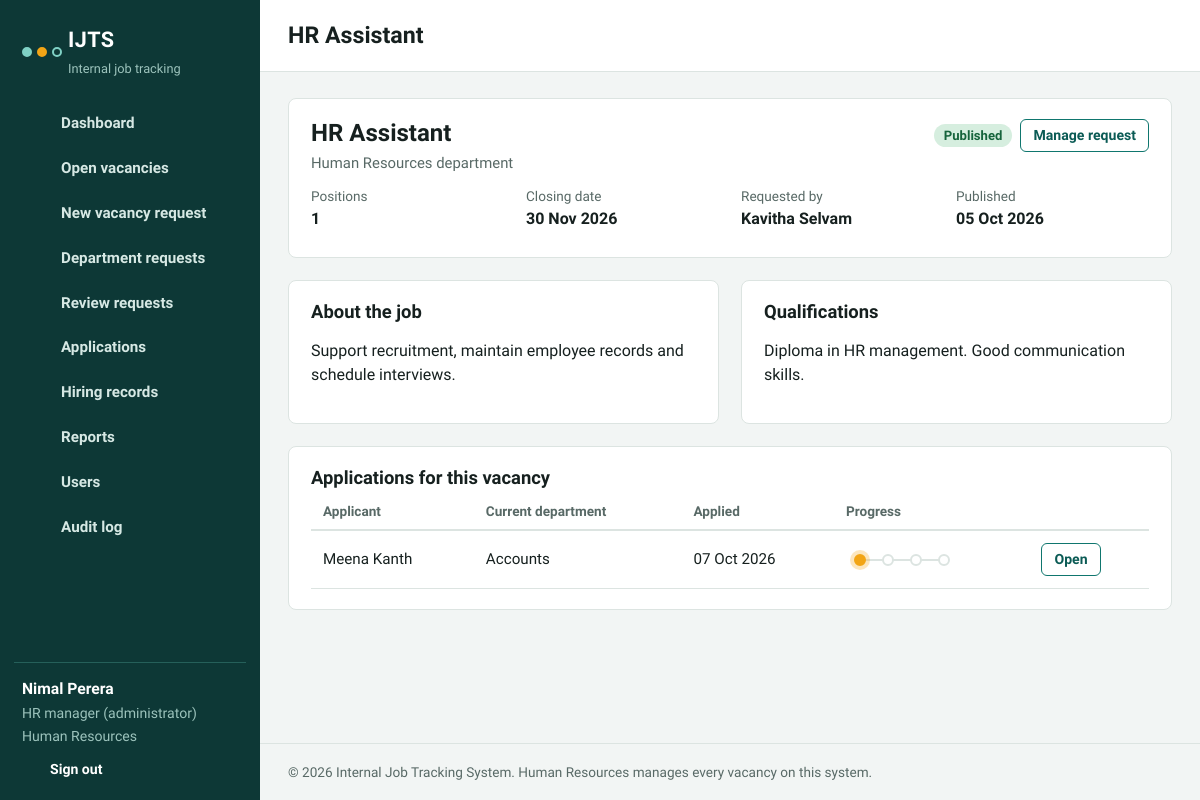
The app's page /vacancy_view.php?id=6 (signed in) with its own data.
### tables this page shows
CREATE TABLE users (
  id INT UNSIGNED AUTO_INCREMENT PRIMARY KEY,
  full_name VARCHAR(100) NOT NULL,
  email VARCHAR(120) NOT NULL UNIQUE,
  password_hash VARCHAR(255) NOT NULL,
  role ENUM('admin','hr','manager','employee') NOT NULL DEFAULT 'employee',
  department_id INT UNSIGNED NOT NULL,
  status ENUM('Active','Inactive') NOT NULL DEFAULT 'Active',
  created_at TIMESTAMP DEFAULT CURRENT_TIMESTAMP,
  FOREIGN KEY (department_id) REFERENCES departments(id)
);

CREATE TABLE departments (
  id INT UNSIGNED AUTO_INCREMENT PRIMARY KEY,
  name VARCHAR(80) NOT NULL UNIQUE
);

CREATE TABLE vacancies (
  id INT UNSIGNED AUTO_INCREMENT PRIMARY KEY,
  title VARCHAR(150) NOT NULL,
  department_id INT UNSIGNED NOT NULL,
  requested_by INT UNSIGNED NOT NULL,
  positions TINYINT UNSIGNED NOT NULL DEFAULT 1,
  description TEXT NOT NULL,
  qualifications TEXT NOT NULL,
  justification TEXT NULL,
  closing_date DATE NOT NULL,
  status ENUM('Pending','Approved','Published','Returned','Rejected','Closed','Filled') NOT NULL DEFAULT 'Pending',
  hr_comment TEXT NULL,
  reviewed_by INT UNSIGNED NULL,
  created_at TIMESTAMP DEFAULT CURRENT_TIMESTAMP,
  published_at DATETIME NULL,
  FOREIGN KEY (department_id) REFERENCES departments(id),
  FOREIGN KEY (requested_by) REFERENCES users(id),
  FOREIGN KEY (reviewed_by) REFERENCES users(id),
  INDEX idx_vac_status (status)
);

CREATE TABLE applications (
  id INT UNSIGNED AUTO_INCREMENT PRIMARY KEY,
  vacancy_id INT UNSIGNED NOT NULL,
  user_id INT UNSIGNED NOT NULL,
  cover_note TEXT NULL,
  cv_file VARCHAR(100) NULL,
  status ENUM('Received','Shortlisted','Interview','Selected','Rejected','On Hold') NOT NULL DEFAULT 'Received',
  applied_at TIMESTAMP DEFAULT CURRENT_TIMESTAMP,
  UNIQUE KEY uq_vac_user (vacancy_id, user_id),
  FOREIGN KEY (vacancy_id) REFERENCES vacancies(id),
  FOREIGN KEY (user_id) REFERENCES users(id)
);

### includes/db.php (called while the page is built)
<?php
function db() {
    static $pdo = null;
    if ($pdo === null) {
        try {
            $pdo = new PDO(
                'mysql:host=' . DB_HOST . ';dbname=' . DB_NAME . ';charset=utf8mb4',
                DB_USER,
                DB_PASS,
                [
                    PDO::ATTR_ERRMODE => PDO::ERRMODE_EXCEPTION,
                    PDO::ATTR_DEFAULT_FETCH_MODE => PDO::FETCH_ASSOC,
                    PDO::ATTR_EMULATE_PREPARES => false,
                ]
            );
        } catch (PDOException $ex) {
            http_response_code(500);
            die('Cannot connect to the database. Check the settings in config/config.php and make sure you imported database/schema.sql.');
        }
    }
    return $pdo;
}

### vacancy_view.php (the view, shortened to what this page needs)
<?php
require_once 'includes/functions.php';
require_login();
$u = current_user();
$id = (int)($_GET['id'] ?? 0);
$v = q_one("SELECT v.*, d.name AS dept_name, r.full_name AS requester FROM vacancies v JOIN departments d ON d.id = v.department_id JOIN users r ON r.id = v.requested_by WHERE v.id = ?", [$id]);
$pageTitle = $v['title'];
$apps = [];
if (is_hr()) {
    $apps = q_all("SELECT a.id, a.status, a.applied_at, u.full_name, d.name AS from_dept FROM applications a JOIN users u ON u.id = a.user_id JOIN departments d ON d.id = u.department_id WHERE a.vacancy_id = ? ORDER BY a.applied_at", [$id]);
}
include 'includes/header.php';
?>
<section class="panel">
  <div class="panel-head">
    <div><h2 style="font-size:1.5rem"><?= e($v['title']) ?></h2><p class="sub" style="margin:4px 0 0"><?= e($v['dept_name']) ?> department</p></div>
    <div class="actions"><?= badge($v['status']) ?><?php if (is_hr()): ?><a class="btn ghost sm" href="hr_requests.php?status=<?= e(urlencode($v['status'])) ?>">Manage request</a><?php endif; ?></div>
  </div>
  <div class="meta">
    <div><span>Positions</span><strong><?= (int)$v['positions'] ?></strong></div>
    <div><span>Closing date</span><strong><?= e(fmt_date($v['closing_date'])) ?></strong></div>
    <div><span>Requested by</span><strong><?= e($v['requester']) ?></strong></div>
    <div><span>Published</span><strong><?= e(fmt_date($v['published_at'])) ?></strong></div>
  </div>
</section>
<div class="grid-2">
  <section class="panel"><h2>About the job</h2><p class="prose"><?= e($v['description']) ?></p></section>
  <section class="panel"><h2>Qualifications</h2><p class="prose"><?= e($v['qualifications']) ?></p></section>
</div>
<?php if (is_hr()): ?>
<section class="panel">
  <h2>Applications for this vacancy</h2>
  <?php if (!$apps): ?><p class="empty">No one has applied yet.</p>
  <?php else: ?><div class="table-wrap"><table>
    <thead><tr><th>Applicant</th><th>Current department</th><th>Applied</th><th>Progress</th><th></th></tr></thead>
    <tbody><?php foreach ($apps as $a): ?>
      <tr><td><?= e($a['full_name']) ?></td><td><?= e($a['from_dept']) ?></td><td><?= e(fmt_date($a['applied_at'])) ?></td><td><?= tracker($a['status'], true) ?></td><td><a class="btn ghost sm" href="application_view.php?id=<?= (int)$a['id'] ?>">Open</a></td></tr>
    <?php endforeach; ?></tbody>
  </table></div><?php endif; ?>
</section>
<?php endif; ?>
<?php include 'includes/footer.php'; ?>

### includes/header.php (shortened to what this page needs)
<?php
$u = current_user();
$page = basename($_SERVER['PHP_SELF']);
$nav = [];
$nav[] = ['dashboard.php', 'Dashboard', 'dashboard'];
$nav[] = ['vacancies.php', 'Open vacancies', 'briefcase'];
if (in_array($u['role'], ['manager', 'hr', 'admin'], true)) {
    $nav[] = ['request_new.php', 'New vacancy request', 'plus'];
    $nav[] = ['my_requests.php', 'Department requests', 'inbox'];
}
if (is_hr()) {
    $nav[] = ['hr_requests.php', 'Review requests', 'check'];
    $nav[] = ['applications.php', 'Applications', 'file'];
    $nav[] = ['hires.php', 'Hiring records', 'users'];
    $nav[] = ['reports.php', 'Reports', 'chart'];
}
if ($u['role'] === 'admin') {
    $nav[] = ['users.php', 'Users', 'users'];
    $nav[] = ['audit.php', 'Audit log', 'list'];
}
$unread = (int)q_val("SELECT COUNT(*) FROM notifications WHERE user_id = ? AND is_read = 0", [$u['id']]);
?>
<!DOCTYPE html>
<html lang="en">
<head>
<link rel="stylesheet" href="assets/css/style.css">
</head>
<body>
<div class="app">
  <aside class="sidebar" id="sidebar">
    <a class="brand" href="dashboard.php">
      <span class="mark" aria-hidden="true"><i></i><i></i><i></i></span>
      <span class="brand-text"><strong><?= e(APP_NAME) ?></strong><small>Internal job tracking</small></span>
    </a>
    <nav class="nav" aria-label="Main">
      <?php foreach ($nav as $n): ?>
        <a href="<?= e($n[0]) ?>" class="<?= $page === $n[0] ? 'active' : '' ?>"><?= icon($n[2]) ?><span><?= e($n[1]) ?></span></a>
      <?php endforeach; ?>
    </nav>
    <div class="side-user">
      <strong><?= e($u['full_name']) ?></strong>
      <span><?= e(role_label($u['role'])) ?></span>
      <span><?= e($u['dept_name']) ?></span>
      <a href="logout.php" class="logout"><?= icon('logout') ?> Sign out</a>
    </div>
  </aside>
  <div class="main">
    <header class="topbar">
      <h1><?= e($pageTitle ?? 'Dashboard') ?></h1>
      <a class="bell" href="notifications.php" aria-label="Notifications"><?= icon('bell') ?><?php if ($unread > 0): ?><em><?= $unread ?></em><?php endif; ?></a>
    </header>
    <main class="content">

### includes/functions.php (shortened to what this page needs)
<?php
require_once __DIR__ . '/db.php';
function e($v) { return htmlspecialchars((string)$v, ENT_QUOTES, 'UTF-8'); }
function fmt_date($d) { return $d ? date('d M Y', strtotime($d)) : '-'; }
function q_all($sql, $p = []) { $s = db()->prepare($sql); $s->execute($p); return $s->fetchAll(); }
function q_one($sql, $p = []) { $s = db()->prepare($sql); $s->execute($p); $r = $s->fetch(); return $r ? $r : null; }
function current_user() {
    static $u = null;
    if ($u === null) {
        $u = false;
        if (!empty($_SESSION['uid'])) {
            $row = q_one("SELECT u.*, d.name AS dept_name FROM users u JOIN departments d ON d.id = u.department_id WHERE u.id = ? AND u.status = 'Active'", [$_SESSION['uid']]);
            if ($row) { $u = $row; }
        }
    }
    return $u ? $u : null;
}
function require_login() { if (!current_user()) { redirect('login.php'); } }
function is_hr() { $u = current_user(); return $u && in_array($u['role'], ['hr', 'admin'], true); }
function role_label($r) {
    $m = ['admin' => 'HR manager (administrator)', 'hr' => 'HR officer', 'manager' => 'Department head', 'employee' => 'Employee'];
    return $m[$r] ?? $r;
}
function badge($status) {
    $cls = 'b-' . strtolower(str_replace(' ', '-', $status));
    return '<span class="badge ' . e($cls) . '">' . e($status) . '</span>';
}
function tracker($status, $mini = false) {
    $steps = ['Received', 'Shortlisted', 'Interview', 'Decision'];
    $map = ['Received' => 0, 'Shortlisted' => 1, 'Interview' => 2, 'Selected' => 3, 'Rejected' => 3, 'On Hold' => 3];
    $cur = $map[$status] ?? 0;
    $final = in_array($status, ['Selected', 'Rejected', 'On Hold'], true);
    $h = '<ol class="tracker' . ($mini ? ' mini' : '') . '" aria-label="Application progress: ' . e($status) . '">';
    foreach ($steps as $i => $s) {
        if ($i < $cur) { $cls = 'done'; }
        elseif ($i === $cur) { $cls = $final ? 'final-' . strtolower(str_replace(' ', '-', $status)) : 'current'; }
        else { $cls = ''; }
        $label = ($i === 3 && $final) ? $status : $s;
        $h .= '<li class="' . $cls . '"><span class="dot"></span><span class="lbl">' . e($label) . '</span></li>';
    }
    return $h . '</ol>';
}
function icon($name) {
    $p = [
        'dashboard' => '<rect x="3" y="3" width="7" height="9"/><rect x="14" y="3" width="7" height="5"/><rect x="14" y="12" width="7" height="9"/><rect x="3" y="16" width="7" height="5"/>',
        'briefcase' => '<rect x="3" y="7" width="18" height="13" rx="2"/><path d="M9 7V5a2 2 0 0 1 2-2h2a2 2 0 0 1 2 2v2"/>',
        'file'      => '<path d="M14 3H7a2 2 0 0 0-2 2v14a2 2 0 0 0 2 2h10a2 2 0 0 0 2-2V8z"/><path d="M14 3v5h5"/>',
        'plus'      => '<path d="M12 5v14M5 12h14"/>',
        'inbox'     => '<path d="M22 12h-6l-2 3h-4l-2-3H2"/><path d="M5.5 5h13L22 12v6a2 2 0 0 1-2 2H4a2 2 0 0 1-2-2v-6z"/>',
        'check'     => '<circle cx="12" cy="12" r="9"/><path d="M8 12l3 3 5-6"/>',
        'chart'     => '<path d="M4 20V10M10 20V4M16 20v-8M22 20H2"/>',
        'users'     => '<circle cx="9" cy="8" r="4"/><path d="M2 21a7 7 0 0 1 14 0"/><path d="M17 4a4 4 0 0 1 0 8M22 21a6 6 0 0 0-4-5.6"/>',
        'list'      => '<path d="M8 6h13M8 12h13M8 18h13M3 6h.01M3 12h.01M3 18h.01"/>',
        'bell'      => '<path d="M6 8a6 6 0 0 1 12 0c0 7 3 9 3 9H3s3-2 3-9"/><path d="M10 21a2 2 0 0 0 4 0"/>',
        'logout'    => '<path d="M9 21H5a2 2 0 0 1-2-2V5a2 2 0 0 1 2-2h4M16 17l5-5-5-5M21 12H9"/>',
        'menu'      => '<path d="M3 6h18M3 12h18M3 18h18"/>',
    ];
    return '<svg class="ic" viewBox="0 0 24 24" fill="none" stroke="currentColor" stroke-width="1.8" stroke-linecap="round" stroke-linejoin="round" aria-hidden="true">' . ($p[$name] ?? '') . '</svg>';
}

### records on screen
users: full_name "Nimal Perera", role "HR manager (administrator)", department.name "Human Resources"
vacancies: title "HR Assistant", department.name "Human Resources", status "Published", positions "1", closing_date "30 Nov 2026", requested_by.full_name "Kavitha Selvam", published_at "05 Oct 2026", description "Support recruitment, maintain employee records and schedule interviews.", qualifications "Diploma in HR management. Good communication skills."
applications: user.full_name "Meena Kanth", departments.name "Accounts", applied_at "07 Oct 2026"

### other values on screen
APP_NAME "IJTS"
$n[1] "Dashboard"
$n[1] "Open vacancies"
$n[1] "New vacancy request"
$n[1] "Department requests"
$n[1] "Review requests"
$n[1] "Applications"
$n[1] "Hiring records"
$n[1] "Reports"
$n[1] "Users"
$n[1] "Audit log"
APP_FULL_NAME "Internal Job Tracking System"
